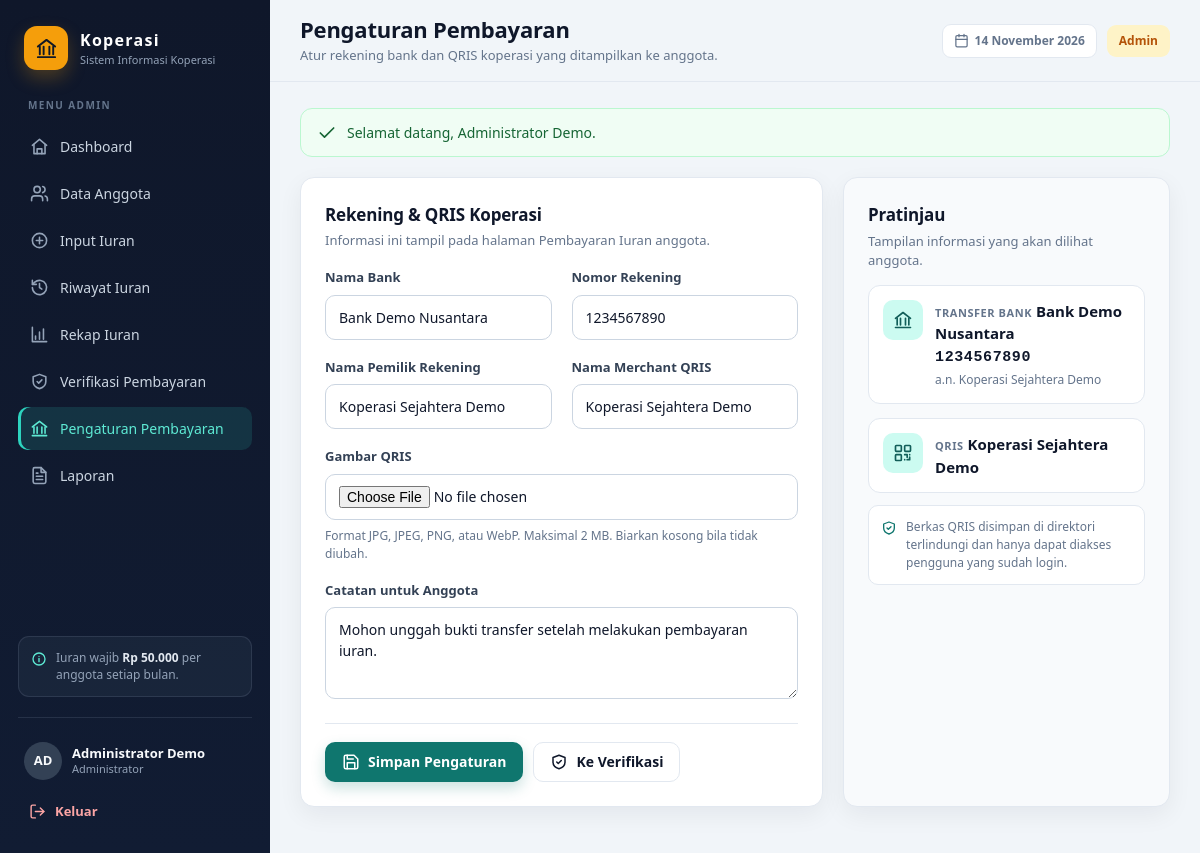
The page /pengaturan_pembayaran.php (signed in) on the database its author committed.
### tables this page shows
CREATE TABLE `pengaturan_pembayaran` (
    `id` TINYINT(1) NOT NULL DEFAULT 1,
    `nama_bank` VARCHAR(100) DEFAULT NULL,
    `nomor_rekening` VARCHAR(60) DEFAULT NULL,
    `nama_pemilik` VARCHAR(100) DEFAULT NULL,
    `qris_nama` VARCHAR(100) DEFAULT NULL,
    `qris_gambar` VARCHAR(255) DEFAULT NULL,
    `qris_gambar_asli` VARCHAR(255) DEFAULT NULL,
    `catatan` TEXT DEFAULT NULL,
    `updated_by` INT(11) DEFAULT NULL,
    `updated_at` TIMESTAMP NOT NULL DEFAULT CURRENT_TIMESTAMP ON UPDATE CURRENT_TIMESTAMP,
    PRIMARY KEY (`id`)
);

### includes/pembayaran.php (called while the page is built, shortened)
<?php
function pengaturan_pembayaran(mysqli $conn): array
{
    $default = [
        'id' => 1,
        'nama_bank' => '',
        'nomor_rekening' => '',
        'nama_pemilik' => '',
        'qris_nama' => '',
        'qris_gambar' => '',
        'qris_gambar_asli' => '',
        'catatan' => '',
        'updated_at' => null,
    ];
    try {
        $row = db_one($conn, 'SELECT * FROM pengaturan_pembayaran WHERE id = 1 LIMIT 1');
    } catch (Throwable $exception) {
        return $default;
    }
    return array_merge($default, array_map(
        static fn ($value) => $value ?? '',
        $row
    ));
}

### pengaturan_pembayaran.php (the view, shortened to what this page needs)
<?php
require_once __DIR__ . '/includes/bootstrap.php';
$pengaturan = pengaturan_pembayaran($conn);
?>
<div class="grid-2 wide-left">
    <section class="panel">
        <div class="panel-head">
            <div>
                <h2>Rekening & QRIS Koperasi</h2>
                <p>Informasi ini tampil pada halaman Pembayaran Iuran anggota.</p>
            </div>
        </div>
        <form method="post" enctype="multipart/form-data">
            <div class="form-grid">
                <div class="field">
                    <label for="nama_bank">Nama Bank</label>
                    <input id="nama_bank" type="text" name="nama_bank" maxlength="100"
                           value="<?= e($pengaturan['nama_bank']) ?>" placeholder="Contoh: Bank Mandiri">
                </div>
                <div class="field">
                    <label for="nomor_rekening">Nomor Rekening</label>
                    <input id="nomor_rekening" type="text" name="nomor_rekening" maxlength="60"
                           value="<?= e($pengaturan['nomor_rekening']) ?>" placeholder="Contoh: 1234567890">
                </div>
                <div class="field">
                    <label for="nama_pemilik">Nama Pemilik Rekening</label>
                    <input id="nama_pemilik" type="text" name="nama_pemilik" maxlength="100"
                           value="<?= e($pengaturan['nama_pemilik']) ?>" placeholder="Contoh: Koperasi Sejahtera">
                </div>
                <div class="field">
                    <label for="qris_nama">Nama Merchant QRIS</label>
                    <input id="qris_nama" type="text" name="qris_nama" maxlength="100"
                           value="<?= e($pengaturan['qris_nama']) ?>" placeholder="Contoh: Koperasi Sejahtera">
                </div>
                <div class="field span-2">
                    <label for="qris_gambar">Gambar QRIS</label>
                    <input id="qris_gambar" type="file" name="qris_gambar" accept="image/jpeg,image/png,image/webp">
                    <small class="field-hint">Format JPG, JPEG, PNG, atau WebP. Maksimal 2 MB. Biarkan kosong bila tidak diubah.</small>
                </div>
                <div class="field span-2">
                    <label for="catatan">Catatan untuk Anggota</label>
                    <textarea id="catatan" name="catatan" maxlength="500"
                              placeholder="Contoh: Konfirmasi ke bendahara setelah transfer."><?= e($pengaturan['catatan']) ?></textarea>
                </div>
            </div>
            <div class="form-actions">
                <button type="submit" class="btn btn-primary"><?= icon('save') ?> Simpan Pengaturan</button>
                <a class="btn btn-ghost" href="verifikasi_pembayaran.php"><?= icon('verify') ?> Ke Verifikasi</a>
            </div>
        </form>
    </section>
    <aside class="panel panel-muted">
        <h2>Pratinjau</h2>
        <p class="text-muted text-sm" style="margin-top:4px">Tampilan informasi yang akan dilihat anggota.</p>
        <div class="info-akun">
            <span class="info-akun-icon"><?= icon('bank') ?></span>
            <div>
                <span class="tagihan-label">Transfer Bank</span>
                <strong><?= e($pengaturan['nama_bank'] !== '' ? $pengaturan['nama_bank'] : 'Belum diatur') ?></strong>
                <?php if ($pengaturan['nomor_rekening'] !== ''): ?>
                    <div class="info-akun-nomor"><?= e($pengaturan['nomor_rekening']) ?></div>
                <?php endif; ?>
                <?php if ($pengaturan['nama_pemilik'] !== ''): ?>
                    <div class="table-sub">a.n. <?= e($pengaturan['nama_pemilik']) ?></div>
                <?php endif; ?>
            </div>
        </div>
        <div class="info-akun">
            <span class="info-akun-icon"><?= icon('qr') ?></span>
            <div>
                <span class="tagihan-label">QRIS</span>
                <strong><?= e($pengaturan['qris_nama'] !== '' ? $pengaturan['qris_nama'] : 'Belum diatur') ?></strong>
            </div>
        </div>
        <div class="info-box">
            <?= icon('shield') ?>
            <p>Berkas QRIS disimpan di direktori terlindungi dan hanya dapat diakses pengguna yang sudah login.</p>
        </div>
    </aside>
</div>

### assets/style.css (style rules this page uses)
:root { --bg: #f1f5f9; --surface: #ffffff; --surface-2: #f8fafc; --ink: #0f172a; --muted: #64748b; --line: #e2e8f0; --line-strong: #cbd5e1; --primary: #0f766e; --primary-dark: #115e59; --primary-soft: #ccfbf1; --accent: #f59e0b; --success: #16a34a; --danger: #dc2626; --warning: #d97706; --sidebar: #0f172a; --sidebar-2: #1e293b; --radius: 14px; --shadow: 0 8px 24px rgba(15, 23, 42, 0.06); --shadow-lg: 0 24px 60px rgba(15, 23, 42, 0.18); }
*, *::before, *::after { box-sizing: border-box; }
html { -webkit-text-size-adjust: 100%; }
body { margin: 0; background: var(--bg); color: var(--ink); font-family: "Segoe UI", system-ui, -apple-system, BlinkMacSystemFont, Arial, sans-serif; font-size: 15px; line-height: 1.5; }
h1, h2, h3, h4, p, ul, ol, dl, dd, figure { margin: 0; }
a { color: inherit; }
button, input, select, textarea { font: inherit; }
.btn { display: inline-flex; align-items: center; justify-content: center; gap: 8px; padding: 10px 16px; border: 1px solid transparent; border-radius: 10px; background: transparent; color: var(--ink); font-size: 14px; font-weight: 600; line-height: 1.2; text-decoration: none; cursor: pointer; white-space: nowrap; transition: background 0.15s ease, color 0.15s ease, border-color 0.15s ease, transform 0.15s ease, box-shadow 0.15s ease; }
.btn-primary { background: var(--primary); color: #fff; box-shadow: 0 6px 14px rgba(15, 118, 110, 0.22); }
.btn-ghost { background: var(--surface); border-color: var(--line); color: var(--ink); }
.content > * + * { margin-top: 20px; }
.panel { padding: 24px; border: 1px solid var(--line); border-radius: var(--radius); background: var(--surface); box-shadow: var(--shadow); }
.panel-muted { background: var(--surface-2); }
.panel h2 { font-size: 17px; font-weight: 700; letter-spacing: -0.01em; }
.panel-head { display: flex; align-items: flex-start; justify-content: space-between; gap: 16px; margin-bottom: 18px; }
.panel-head p { margin-top: 3px; color: var(--muted); font-size: 13px; }
.grid-2 { display: grid; grid-template-columns: repeat(2, minmax(0, 1fr)); gap: 20px; }
.grid-2.wide-left { grid-template-columns: minmax(0, 1.6fr) minmax(0, 1fr); }
.table-sub { margin-top: 2px; color: var(--muted); font-size: 12px; }
.text-muted { color: var(--muted) !important; }
.text-sm { font-size: 13px; }
.form-grid { display: grid; grid-template-columns: repeat(2, minmax(0, 1fr)); gap: 18px 20px; }
.span-2 { grid-column: 1 / -1; }
.field { display: flex; flex-direction: column; gap: 7px; min-width: 0; }
.field label { color: #334155; font-size: 13px; font-weight: 600; }
.field input, .field select, .field textarea { width: 100%; padding: 11px 13px; border: 1px solid var(--line-strong); border-radius: 10px; background: var(--surface); color: var(--ink); font-size: 14px; transition: border-color 0.15s ease, box-shadow 0.15s ease; }
.field textarea { min-height: 92px; resize: vertical; }
.field-hint { color: var(--muted); font-size: 12px; }
.form-actions { display: flex; align-items: center; gap: 10px; flex-wrap: wrap; margin-top: 24px; padding-top: 18px; border-top: 1px solid var(--line); }
.info-box { display: flex; gap: 9px; margin-top: 12px; padding: 12px; border: 1px solid var(--line); border-radius: 10px; background: var(--surface); color: var(--muted); font-size: 12px; line-height: 1.5; }
.tagihan-label { color: var(--muted); font-size: 11px; font-weight: 700; letter-spacing: 0.05em; text-transform: uppercase; }
.info-akun { display: flex; gap: 12px; margin-top: 14px; padding: 14px; border: 1px solid var(--line); border-radius: 12px; background: var(--surface); }
.info-akun-icon { display: grid; place-items: center; flex: 0 0 40px; width: 40px; height: 40px; border-radius: 10px; background: var(--primary-soft); color: var(--primary-dark); }
.info-akun-nomor { margin-top: 2px; font-family: Consolas, "Courier New", monospace; font-size: 15px; font-weight: 700; letter-spacing: 0.04em; word-break: break-all; }

### rows shown on the page
pengaturan_pembayaran: nama_bank "Bank Demo Nusantara", nomor_rekening "1234567890", nama_pemilik "Koperasi Sejahtera Demo", qris_nama "Koperasi Sejahtera Demo", catatan "Mohon unggah bukti transfer setelah melakukan pembayaran iuran."

### other values the page prints
APP_NAME "Koperasi"
APP_TAGLINE "Sistem Informasi Koperasi"
$item['label'] "Dashboard"
$item['label'] "Data Anggota"
$item['label'] "Input Iuran"
$item['label'] "Riwayat Iuran"
$item['label'] "Rekap Iuran"
$item['label'] "Verifikasi Pembayaran"
$item['label'] "Pengaturan Pembayaran"
$item['label'] "Laporan"
rupiah(IURAN_WAJIB) "Rp 50.000"
initials($user['nama']) "AD"
$user['nama'] "Administrator Demo"
$heading "Pengaturan Pembayaran"
$subtitle "Atur rekening bank dan QRIS koperasi yang ditampilkan ke anggota."
